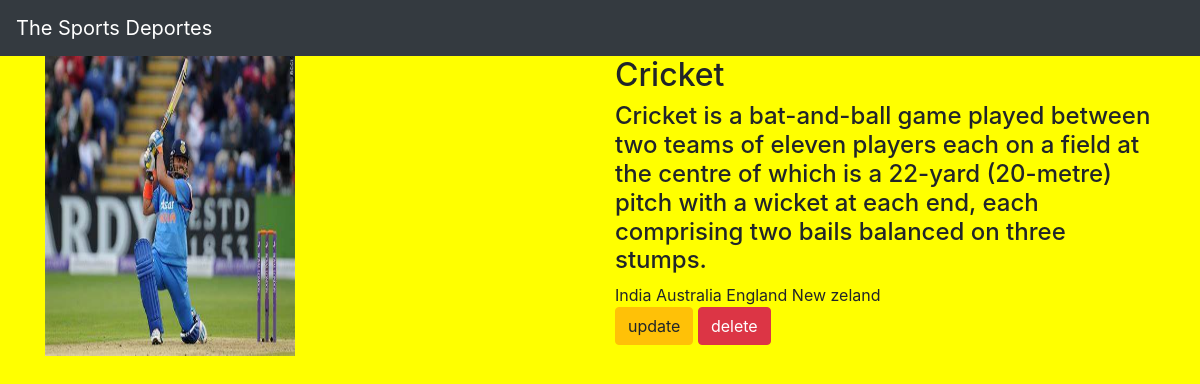
/event/2/, run on the app's committed database.
### sportsapp/models.py (models this page shows, shortened)
class event(models.Model):
    name = models.CharField(max_length=100)
    description = models.TextField()
    team = models.TextField()
    image = models.ImageField(upload_to='images')

### sportsapp/views.py (the view)
# urls.py: path('event/<int:event_id>/',views.detail,name='detail'),
def detail(request,event_id):
    eve=event.objects.get(id=event_id)
    return render(request,"detail.html",{'event':eve})

### templates/detail.html
{% extends 'base.html' %}
{% block body %}
<div class="container">
    <div class="row">
        <div class="col-md-6">
           <img src="{{event.image.url}}" width="250" height="300">
        </div>
<div class="col-md-6">
   <h2> {{event.name}}<br></h2>
    <h4>{{event.description}}<br></h4>
    {{event.team}}<br>
    <a class="btn btn-warning" href="{% url 'sportsapp:update' event.id %}" >update</a>
    <a class="btn btn-danger" href="{% url 'sportsapp:delete' event.id %}" >delete</a>
</div>
    </div>
</div>
{% endblock %}

### static/style.css (style rules this page uses)
body { background-color: yellow; }

### data on the page
event: image (picture), name "Cricket", description "Cricket is a bat-and-ball game played between two teams of eleven players each on a field at the centre of which is a 22-yard (20-metre) pitch with a wicket at each end, each comprising two bails balanced on three stumps.", team "India Australia England New zeland"
